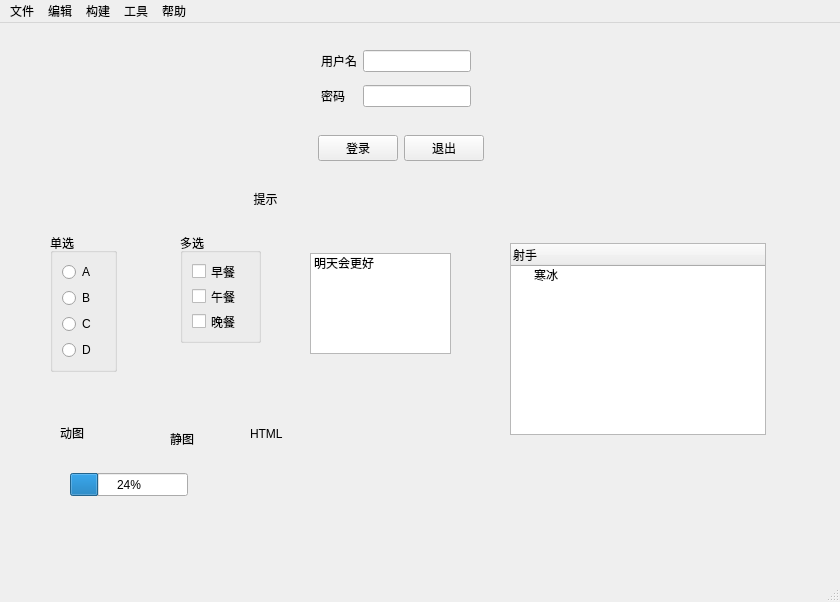
<?xml version="1.0" encoding="UTF-8"?>
<ui version="4.0">
 <class>MainWindow</class>
 <widget class="QMainWindow" name="MainWindow">
  <property name="geometry">
   <rect>
    <x>0</x>
    <y>0</y>
    <width>840</width>
    <height>602</height>
   </rect>
  </property>
  <property name="sizePolicy">
   <sizepolicy hsizetype="Preferred" vsizetype="Preferred">
    <horstretch>0</horstretch>
    <verstretch>0</verstretch>
   </sizepolicy>
  </property>
  <property name="windowTitle">
   <string>MainWindow</string>
  </property>
  <widget class="QWidget" name="centralwidget">
   <widget class="QWidget" name="widget" native="true">
    <property name="geometry">
     <rect>
      <x>220</x>
      <y>20</y>
      <width>351</width>
      <height>75</height>
     </rect>
    </property>
    <property name="sizePolicy">
     <sizepolicy hsizetype="Fixed" vsizetype="Preferred">
      <horstretch>0</horstretch>
      <verstretch>0</verstretch>
     </sizepolicy>
    </property>
    <layout class="QGridLayout" name="gridLayout">
     <property name="leftMargin">
      <number>0</number>
     </property>
     <property name="topMargin">
      <number>0</number>
     </property>
     <property name="rightMargin">
      <number>0</number>
     </property>
     <property name="bottomMargin">
      <number>2</number>
     </property>
     <item row="0" column="0">
      <spacer name="horizontalSpacer_4">
       <property name="orientation">
        <enum>Qt::Horizontal</enum>
       </property>
       <property name="sizeHint" stdset="0">
        <size>
         <width>54</width>
         <height>20</height>
        </size>
       </property>
      </spacer>
     </item>
     <item row="0" column="1">
      <widget class="QLabel" name="label">
       <property name="text">
        <string>用户名</string>
       </property>
      </widget>
     </item>
     <item row="0" column="2">
      <widget class="QLineEdit" name="lineEdit"/>
     </item>
     <item row="0" column="3">
      <spacer name="horizontalSpacer_6">
       <property name="orientation">
        <enum>Qt::Horizontal</enum>
       </property>
       <property name="sizeHint" stdset="0">
        <size>
         <width>54</width>
         <height>20</height>
        </size>
       </property>
      </spacer>
     </item>
     <item row="1" column="0">
      <spacer name="horizontalSpacer_5">
       <property name="orientation">
        <enum>Qt::Horizontal</enum>
       </property>
       <property name="sizeHint" stdset="0">
        <size>
         <width>54</width>
         <height>20</height>
        </size>
       </property>
      </spacer>
     </item>
     <item row="1" column="1">
      <widget class="QLabel" name="label_2">
       <property name="text">
        <string>密码</string>
       </property>
      </widget>
     </item>
     <item row="1" column="2">
      <widget class="QLineEdit" name="lineEdit_2"/>
     </item>
     <item row="1" column="3">
      <spacer name="horizontalSpacer_7">
       <property name="orientation">
        <enum>Qt::Horizontal</enum>
       </property>
       <property name="sizeHint" stdset="0">
        <size>
         <width>54</width>
         <height>20</height>
        </size>
       </property>
      </spacer>
     </item>
    </layout>
   </widget>
   <widget class="QWidget" name="widget_2" native="true">
    <property name="geometry">
     <rect>
      <x>260</x>
      <y>100</y>
      <width>281</width>
      <height>50</height>
     </rect>
    </property>
    <property name="sizePolicy">
     <sizepolicy hsizetype="Fixed" vsizetype="Preferred">
      <horstretch>0</horstretch>
      <verstretch>0</verstretch>
     </sizepolicy>
    </property>
    <layout class="QGridLayout" name="gridLayout_2">
     <property name="leftMargin">
      <number>0</number>
     </property>
     <property name="topMargin">
      <number>0</number>
     </property>
     <property name="rightMargin">
      <number>0</number>
     </property>
     <property name="bottomMargin">
      <number>0</number>
     </property>
     <item row="0" column="0" rowspan="2">
      <spacer name="horizontalSpacer">
       <property name="orientation">
        <enum>Qt::Horizontal</enum>
       </property>
       <property name="sizeHint" stdset="0">
        <size>
         <width>34</width>
         <height>20</height>
        </size>
       </property>
      </spacer>
     </item>
     <item row="0" column="1" rowspan="2" colspan="2">
      <widget class="QPushButton" name="pushButton">
       <property name="text">
        <string>登录</string>
       </property>
      </widget>
     </item>
     <item row="0" column="3" rowspan="2">
      <widget class="QPushButton" name="pushButton_2">
       <property name="text">
        <string>退出</string>
       </property>
      </widget>
     </item>
     <item row="0" column="4" rowspan="2">
      <spacer name="horizontalSpacer_3">
       <property name="orientation">
        <enum>Qt::Horizontal</enum>
       </property>
       <property name="sizeHint" stdset="0">
        <size>
         <width>34</width>
         <height>20</height>
        </size>
       </property>
      </spacer>
     </item>
    </layout>
   </widget>
   <widget class="QToolButton" name="toolButton">
    <property name="geometry">
     <rect>
      <x>230</x>
      <y>160</y>
      <width>71</width>
      <height>31</height>
     </rect>
    </property>
    <property name="text">
     <string>提示</string>
    </property>
    <property name="icon">
     <iconset resource="res.qrc">
      <normaloff>:/Pictures/voice.png</normaloff>:/Pictures/voice.png</iconset>
    </property>
    <property name="toolButtonStyle">
     <enum>Qt::ToolButtonTextBesideIcon</enum>
    </property>
    <property name="autoRaise">
     <bool>true</bool>
    </property>
   </widget>
   <widget class="QGroupBox" name="groupBoxSingle">
    <property name="geometry">
     <rect>
      <x>50</x>
      <y>210</y>
      <width>67</width>
      <height>139</height>
     </rect>
    </property>
    <property name="title">
     <string>单选</string>
    </property>
    <layout class="QGridLayout" name="gridLayout_3">
     <item row="0" column="0" rowspan="2" colspan="2">
      <widget class="QRadioButton" name="radioButton_A">
       <property name="text">
        <string>A</string>
       </property>
      </widget>
     </item>
     <item row="1" column="1">
      <widget class="QLabel" name="label_3">
       <property name="text">
        <string/>
       </property>
      </widget>
     </item>
     <item row="2" column="0" colspan="2">
      <widget class="QRadioButton" name="radioButton_B">
       <property name="text">
        <string>B</string>
       </property>
      </widget>
     </item>
     <item row="3" column="0" colspan="2">
      <widget class="QRadioButton" name="radioButton_C">
       <property name="text">
        <string>C</string>
       </property>
      </widget>
     </item>
     <item row="4" column="0" colspan="2">
      <widget class="QRadioButton" name="radioButton_D">
       <property name="text">
        <string>D </string>
       </property>
      </widget>
     </item>
    </layout>
   </widget>
   <widget class="QGroupBox" name="groupBoxMulti">
    <property name="geometry">
     <rect>
      <x>180</x>
      <y>210</y>
      <width>81</width>
      <height>110</height>
     </rect>
    </property>
    <property name="title">
     <string>多选</string>
    </property>
    <property name="checkable">
     <bool>false</bool>
    </property>
    <layout class="QGridLayout" name="gridLayout_4">
     <item row="0" column="0">
      <widget class="QCheckBox" name="checkBoxFirst">
       <property name="text">
        <string>早餐</string>
       </property>
       <property name="tristate">
        <bool>true</bool>
       </property>
      </widget>
     </item>
     <item row="1" column="0">
      <widget class="QCheckBox" name="checkBoxSecond">
       <property name="text">
        <string>午餐</string>
       </property>
      </widget>
     </item>
     <item row="2" column="0">
      <widget class="QCheckBox" name="checkBoxThird">
       <property name="text">
        <string>晚餐</string>
       </property>
      </widget>
     </item>
    </layout>
   </widget>
   <widget class="QListWidget" name="listWidget">
    <property name="geometry">
     <rect>
      <x>310</x>
      <y>230</y>
      <width>141</width>
      <height>101</height>
     </rect>
    </property>
    <item>
     <property name="text">
      <string>明天会更好</string>
     </property>
    </item>
   </widget>
   <widget class="QTreeWidget" name="treeWidget">
    <property name="geometry">
     <rect>
      <x>510</x>
      <y>220</y>
      <width>256</width>
      <height>192</height>
     </rect>
    </property>
    <column>
     <property name="text">
      <string>射手</string>
     </property>
    </column>
    <item>
     <property name="text">
      <string>寒冰</string>
     </property>
    </item>
   </widget>
   <widget class="QLabel" name="label_img">
    <property name="geometry">
     <rect>
      <x>60</x>
      <y>400</y>
      <width>31</width>
      <height>20</height>
     </rect>
    </property>
    <property name="text">
     <string>动图</string>
    </property>
   </widget>
   <widget class="QLabel" name="label_img_static">
    <property name="geometry">
     <rect>
      <x>170</x>
      <y>400</y>
      <width>41</width>
      <height>31</height>
     </rect>
    </property>
    <property name="text">
     <string>静图</string>
    </property>
   </widget>
   <widget class="QLabel" name="label_html">
    <property name="geometry">
     <rect>
      <x>250</x>
      <y>390</y>
      <width>201</width>
      <height>41</height>
     </rect>
    </property>
    <property name="text">
     <string>HTML</string>
    </property>
   </widget>
   <widget class="QProgressBar" name="progressBar">
    <property name="geometry">
     <rect>
      <x>70</x>
      <y>450</y>
      <width>118</width>
      <height>23</height>
     </rect>
    </property>
    <property name="value">
     <number>24</number>
    </property>
   </widget>
  </widget>
  <widget class="QMenuBar" name="menubar">
   <property name="geometry">
    <rect>
     <x>0</x>
     <y>0</y>
     <width>840</width>
     <height>26</height>
    </rect>
   </property>
   <widget class="QMenu" name="menu">
    <property name="title">
     <string>文件</string>
    </property>
    <addaction name="actionNew_File"/>
    <addaction name="actionOpen_File"/>
   </widget>
   <widget class="QMenu" name="menu_2">
    <property name="title">
     <string>编辑</string>
    </property>
   </widget>
   <widget class="QMenu" name="menu_3">
    <property name="title">
     <string>构建</string>
    </property>
   </widget>
   <widget class="QMenu" name="menu_4">
    <property name="title">
     <string>帮助</string>
    </property>
    <addaction name="actionCritical"/>
    <addaction name="actionInformation"/>
    <addaction name="actionQuestion"/>
    <addaction name="actionWaring"/>
   </widget>
   <widget class="QMenu" name="menu_5">
    <property name="title">
     <string>工具</string>
    </property>
    <addaction name="actionColor"/>
    <addaction name="actionFont"/>
    <addaction name="actionFilePath"/>
   </widget>
   <addaction name="menu"/>
   <addaction name="menu_2"/>
   <addaction name="menu_3"/>
   <addaction name="menu_5"/>
   <addaction name="menu_4"/>
  </widget>
  <widget class="QStatusBar" name="statusbar"/>
  <action name="actionNew_File">
   <property name="text">
    <string>新建</string>
   </property>
  </action>
  <action name="actionOpen_File">
   <property name="text">
    <string>打开</string>
   </property>
  </action>
  <action name="actionCritical">
   <property name="text">
    <string>Critical</string>
   </property>
  </action>
  <action name="actionInformation">
   <property name="text">
    <string>Information</string>
   </property>
  </action>
  <action name="actionQuestion">
   <property name="text">
    <string>Question</string>
   </property>
  </action>
  <action name="actionWaring">
   <property name="text">
    <string>Waring</string>
   </property>
  </action>
  <action name="actionColor">
   <property name="text">
    <string>Color</string>
   </property>
  </action>
  <action name="actionFont">
   <property name="text">
    <string>Font</string>
   </property>
  </action>
  <action name="actionFilePath">
   <property name="text">
    <string>FilePath</string>
   </property>
  </action>
 </widget>
 <resources>
  <include location="res.qrc"/>
 </resources>
 <connections/>
</ui>
